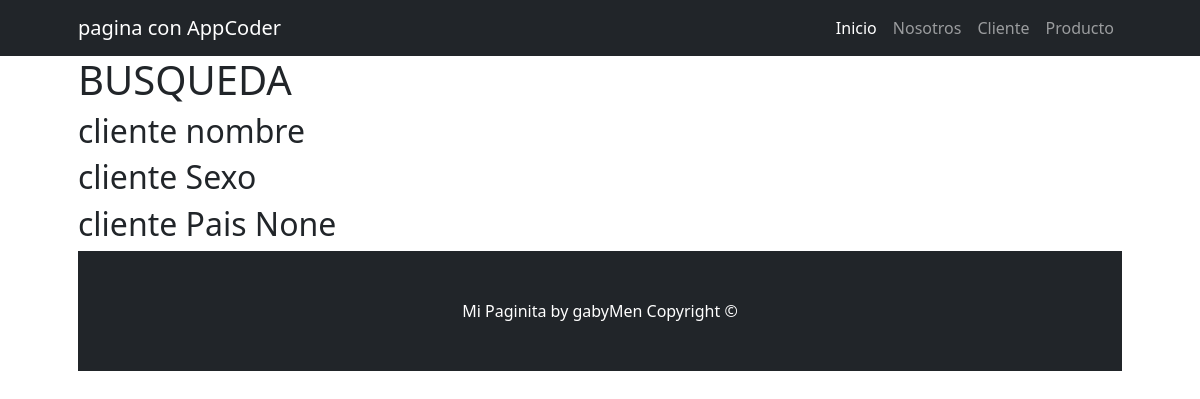
Page /cliente/busqueda/ on the earlier database version.
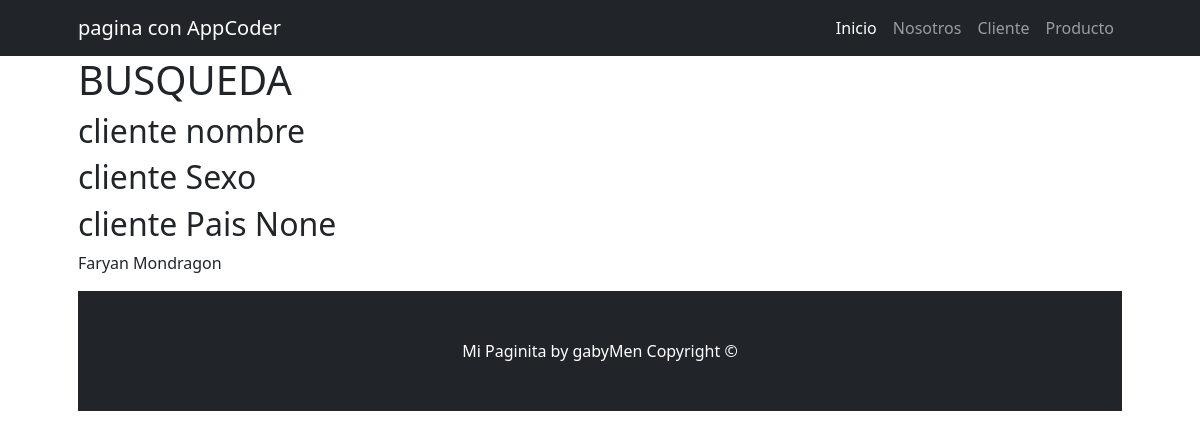
Same page on the later database version.
### cliente/models.py (models this page shows)
class Cliente(models.Model):
    nombre = models.CharField(max_length=100)
    apellido = models.CharField(max_length=100)
    sexo = models.CharField(max_length=100)
    nacimiento = models.DateField(null=True, blank=True)
    pais_origen = models.ForeignKey(Pais, on_delete=models.SET_NULL, null=True, blank=True)
    def __str__(self):
        return f"{self.nombre} {self.apellido}"

### cliente/views.py (the view)
# urls.py: path("busqueda/", views.busqueda),
def busqueda(request):
    cliente_nombre = models.Cliente.objects.filter(nombre__contains="dana")
    cliente_nacimiento = models.Cliente.objects.filter(nacimiento__gt=date(2000, 1, 1))
    cliente_pais = models.Cliente.objects.filter(pais_origen=None)
    cliente_sexo = models.Cliente.objects.filter(sexo= "masculino")
    context = {
        "cliente_nombre": cliente_nombre,
        "cliente_nacimiento": cliente_nacimiento,
        "cliente_pais": cliente_pais,
        "cliente_sexo": cliente_sexo,
    }
    return render(request, "cliente/busqueda.html", context)

### cliente/templates/cliente/busqueda.html (shortened to what this page needs)
{% extends 'core/base.html' %}
{% block contenido_titulo %}
    BUSQUEDA
{% endblock contenido_titulo %}
{% block contenido1 %}
    <h2>cliente nombre</h2>
{% endblock contenido1 %}
    {% block contenido2 %}
    <h2>cliente Sexo</h2>
{% endblock contenido2 %}
{% block contenido3 %}
    <h2>cliente Pais None</h2>
    {% for cliente in cliente_pais %}
        <p>{{cliente}}</p>
    {% endfor %}
{% endblock contenido3 %}

Differences in the rows shown:
added Cliente: nombre+apellido "Faryan Mondragon"
